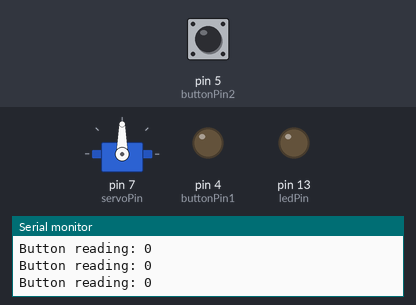
The sketch below on a simulated Arduino Uno, built with avr-gcc and run on an emulated ATmega328P. Shown: servo, output pins drawn as LEDs (lit = HIGH), the last lines printed to the serial monitor. The test bench sets the inputs (shaded band); at power-on: pin 5 (buttonPin2) LOW.

Above: at 1.2 s.
1.3 s: pin 5 (buttonPin2) pulled HIGH for 0.15 s
At 3.5 s:
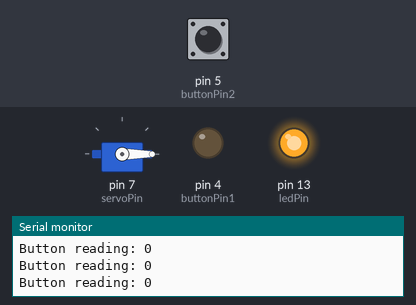
3.8 s: pin 5 (buttonPin2) pulled HIGH for 1 s
At 5.9 s:
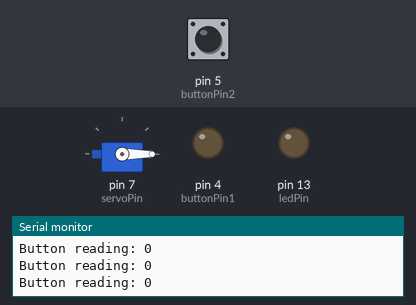
6.3 s: pin 5 (buttonPin2) pulled HIGH for 3.2 s
At 6.9 s:
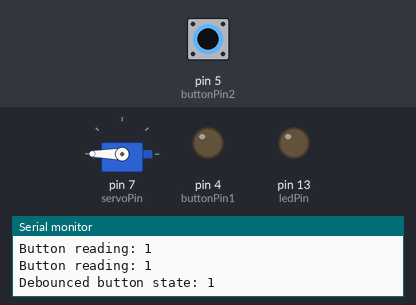
Timing chart, 0 to 9.3 s (numbered marks = the images above; inputs shaded):
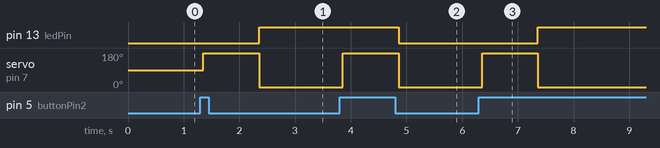

Measured:
- after the input at 1.3 s, pin 13 (ledPin): LOW → HIGH after 1.1 s; servo on pin 7 (servoPin): 90° → 180° after 0.05 s, → 0° 1.0 s later
- after the input at 3.8 s, pin 13 (ledPin): HIGH → LOW after 1.1 s; servo on pin 7 (servoPin): 0° → 180° after 0.06 s, → 0° 1.0 s later
- after the input at 6.3 s, pin 13 (ledPin): LOW → HIGH after 1.1 s; servo on pin 7 (servoPin): 0° → 180° after 0.06 s, → 0° 1.0 s later

The sketch:

task16_AutoShoeWear.ino
```cpp
#include <Servo.h>

Servo myServo;                      // 创建舵机控制对象
const int buttonPin1 = 4;           // 按键的一个引脚
const int buttonPin2 = 5;           // 按键的另一个引脚
const int servoPin = 7;             // 舵机的信号引脚
const int ledPin = 13;              // 板载LED灯连接的引脚
int buttonState = LOW;              // 用于保存按键的稳定状态
int lastButtonState = LOW;          // 上一次按键的读取状态
unsigned long lastDebounceTime = 0; // 上次状态改变的时间点
unsigned long debounceDelay = 50;   // 消抖延时阈值，单位毫秒
bool ledState = LOW;                // LED的当前状态

void setup()
{
    Serial.begin(115200);              // 初始化串口通信，波特率设置为115200
    pinMode(buttonPin1, OUTPUT);       // 设置buttonPin1为输出模式
    pinMode(buttonPin2, INPUT);        // 设置buttonPin2为输入模式
    digitalWrite(buttonPin1, LOW);     // 将buttonPin1设置为低电平
    pinMode(ledPin, OUTPUT);           // 设置LED引脚为输出模式
    digitalWrite(ledPin, ledState);    // 初始化LED状态
    myServo.attach(servoPin);          // 将舵机连接到指定的引脚
    Serial.println("Setup complete!"); // 打印初始化完成信息
}

void loop()
{
    int reading = digitalRead(buttonPin2); // 读取buttonPin2的当前值
    Serial.print("Button reading: ");      // 打印当前按钮读数
    Serial.println(reading);

    // 检查按钮状态是否改变
    if (reading != lastButtonState)
    {
        lastDebounceTime = millis(); // 重置去抖时间
        Serial.println("Button state changed!");
    }

    // 只有在足够的时间过后，才确认按钮状态
    if ((millis() - lastDebounceTime) > debounceDelay)
    {
        // 如果按钮状态已经稳定
        if (reading != buttonState)
        {
            buttonState = reading;
            Serial.print("Debounced button state: ");
            Serial.println(buttonState);

            // 按钮从未按下到按下的状态变化
            if (buttonState == HIGH)
            {
                myServo.write(180); // 舵机转到180度
                delay(1000);        // 等待1秒
                myServo.write(0);   // 舵机回到0度
                Serial.println("Servo moved to 180 degrees and returned to 0 degrees");

                // 切换LED状态
                ledState = !ledState;           // 改变LED的当前状态
                digitalWrite(ledPin, ledState); // 应用新的LED状态
                Serial.print("LED state switched to: ");
                Serial.println(ledState);
            }
        }
    }

    lastButtonState = reading; // 更新上一次读取的按钮状态
    delay(10);                 // 稍微延迟以避免过快的处理速度
}
```
